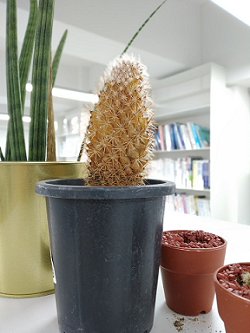
#> input picture dataset/cactus.png, 250 x 333 px, found by its file name; its folder holds only this picture in this run
$ python -i DataAugmentation.py   (imports and definitions only)
#> lines starting #> are read from the running program, lines starting #| are printed output that depends on the picture
''''
파일 기능: 이미지 어그멘테이션을 위한 파일
작성자 : 유다영
작성일 : 2022.06.02
기타: 회전, 뒤집기 등 훈련 데이터의 폭을 넓히기 위한 어그멘테이션 기능입니동
- 손 봐야 할 것
train > 2의 폴더 전체를 돌렸는데, 출력결과는 _rotate.png 파일한개뿐?
여러 파일이 생기지 않는 이유?

- 6월 5일 업데이트
코드봤지만 아직도 왜 1개 파일만 생기는지 모르겠다.
save 함수를 어떻게 해야 할 듯 한데, 파라미터가 많아서 손보기가 어렵다.
내일 다시 도전
할 수 있다!

- 6월 6일 업데이트
이미지어그멘테이션 성공~!
아래 코드 말고 주피터노트북에서 새롭게 코드 짰어요
파일 경로: dataset > handwriting_number > DataAugmentation.ipynb(주피터노트북 파일)

출처: https://github.com/oryondark/hjkim/blob/master/DeepLearning_master/Augmentation_Tutorial/Data%20Augmentation.md
'''

# import modules for image preprocessing

import cv2 as cv
import matplotlib.pyplot as plt
import os, sys

# image parse in directory

root_dir_path = './dataset/handwriting_number/train/19'  # target images directory
# [1 line that did not run here, left out]

# [5 lines of commented-out code are left out]
# [1 line that did not run here, left out]
# [1 line not run here, left out]


# Create Save method by openCV


# 1.  Scaling
def augmente(keyName, rate=None, if_scale=False):
#> called with keyName = 'dataset/cactus.png', if_scale = False
    saved_dir = "./augmentation_images"
    keyPath = os.path.join(root_dir_path, keyName)  # keypath direct to root path
    keyPath_rep = keyPath.replace('\\', '/')
    keyPath_rep_list = []

    i = 0
    while i <= 9:
        keyPath_rep_list.append(str(i) + '.png')
        print("keyPath: ", keyPath_rep_list[i])
        i += 1
        print(len(keyPath_rep_list))

    datas = keyPath_rep_list
    data_total_num = len(datas)

    print("Overall data in {} Path :: {}".format(keyPath_rep, data_total_num))

    try:
        for data in datas:
            type = "_scale_"
            # data_path = os.path.join(keyPath_rep, data)
            img = cv.imread(keyPath_rep)
#> img is the input picture: shape (333, 250, 3); mean B, G, R 138.3, 149.3, 153.8
            shape = img.shape
#> shape = (333, 250, 3)
            ###### data rotate ######
            data_rotate(saved_dir, data, img, 20, "_rotate_", saving_enable=True) # 숫자는 회전할 각도

            ###### data flip and save #####
            data_flip(saved_dir, data, img, rate, 1, False)  # verical random flip
            data_flip(saved_dir, data, img, rate, 0, False)  # horizen random flip
            data_flip(saved_dir, data, img, rate, -1, False)  # both random flip

            ####### Image Scale #########
            if if_scale:
                print("Start Scale!")
                x = shape[0]
                y = shape[1]
                f_x = x + (x * (rate / 100))
                f_y = y + (y * (rate / 100))
                cv.resize(img, None, fx=f_x, fy=f_y, interpolation=cv.INTER_CUBIC)

                img = img[0:y, 0:x]

                if not os.path.isdir(saved_dir):
                    os.mkdir(saved_dir)
                saved_name = os.path.join(saved_dir, "{}{}.{}".format(i, type, 'png'))
                print(saved_name)
                cv.imwrite(saved_name, img)


                # save(saved_dir, data, img, rate, type)

            ############################

        plt.imshow(img)
        plt.show()

        return "success"

    except Exception as e:
        print(e)
        return "Failed"


def data_rotate(saved_dir, data, img, rate, type, saving_enable=False):
#> called with saved_dir = './augmentation_images', data = '0.png', rate = 20, type = '_rotate_', saving_enable = True
    xLength = img.shape[0]
#> xLength = 333
    yLength = img.shape[1]
#> yLength = 250

    try:
        rotation_matrix = cv.getRotationMatrix2D((xLength / 2, yLength / 2), rate, 1)
        img = cv.warpAffine(img, rotation_matrix, (xLength, yLength))
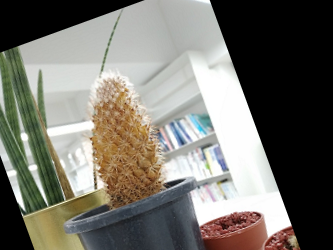
#> img: shape (250, 333, 3); mean of channels 0, 1, 2 107.6, 115.5, 117.8; drawn as B, G, R
        print(img.shape)
#| (250, 333, 3)

        if saving_enable == True:
            if not os.path.isdir(saved_dir):
                os.mkdir(saved_dir)
            saved_name = os.path.join(saved_dir, "{}{}.{}".format(data, type, 'png'))
            print(saved_name)
            cv.imwrite(saved_name, img)

                # save(saved_dir, data, img, rate, type)

        return "Success"

    except Exception as e:
        print(e)
        return "Failed"


def data_flip(saved_dir, data, img, rate, type, saving_enable=False):
#> called with saved_dir = './augmentation_images', data = '0.png', type = 1, saving_enable = False
    img = cv.flip(img, type)
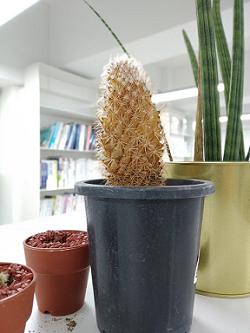
#> img: shape (333, 250, 3); mean of channels 0, 1, 2 138.3, 149.3, 153.8; drawn as B, G, R
    try:
        if type == 0:
            type = "_horizen_"
        elif type == 1:
            type = "_vertical_"
        elif type == -1:
            type = "_bothFlip_"

        if saving_enable == True:
            if not os.path.isdir(saved_dir):
                os.mkdir(saved_dir)
            saved_name = os.path.join(saved_dir, "{}{}.{}".format(data.split('.')[0], type, 'png'))
            print(saved_name)
            cv.imwrite(saved_name, img)
            # save(saved_dir, data, img, rate, type)

    except Exception as e:
        print(e)
        return "Failed"


def main_TransformImage(keyNames):
    try:
        for keyname in keyNames:
            # print(keyname)
            augmente(keyname, 10)  # scaling

        return "Augment Done!"
    except Exception as e:
        print(e)
        return "Augment Error!"


# [1 line not run here, left out]

>>> result = augmente('dataset/cactus.png')
#> call 2 of data_flip, with saved_dir = './augmentation_images', data = '0.png', type = 0, saving_enable = False
#> in data_flip (call 2), `img = cv.flip(img, type)`:
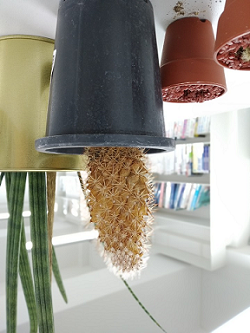
#> img: shape (333, 250, 3); mean of channels 0, 1, 2 138.3, 149.3, 153.8; drawn as B, G, R
#> call 3 of data_flip, with saved_dir = './augmentation_images', data = '0.png', type = -1, saving_enable = False
#> in data_flip (call 3), `img = cv.flip(img, type)`:
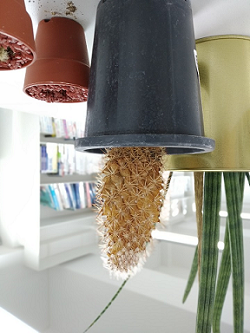
#> img: shape (333, 250, 3); mean of channels 0, 1, 2 138.3, 149.3, 153.8; drawn as B, G, R
